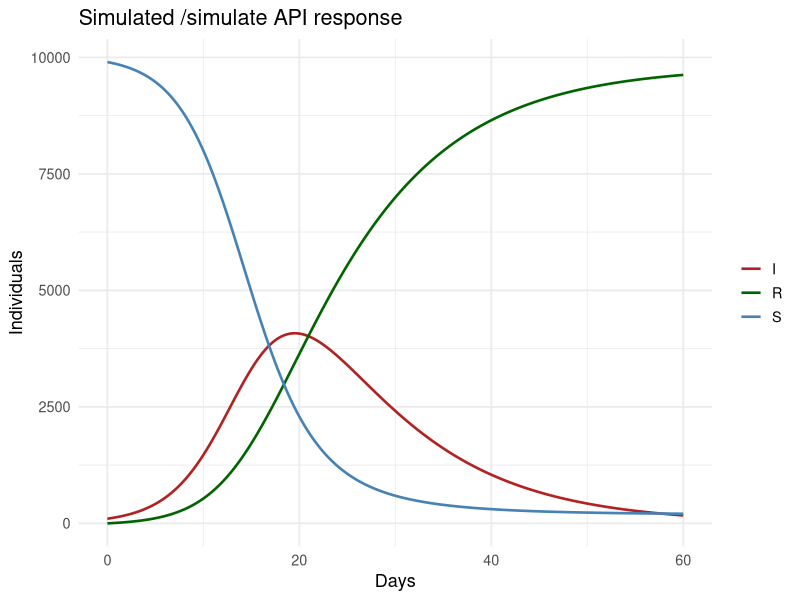

Write R code to recreate this figure.
## ---- chunk 1
#| label: api-contract-demo
#| fig-cap: "Simulated API response: SIR trajectory for beta=0.4, gamma=0.1, 60 days. This is what /simulate returns as a JSON array."

library(ggplot2)
library(tidyr)

# Reproduce what the /simulate endpoint computes
sir_euler <- function(S0, I0, beta, gamma, days, dt = 0.1) {
  N <- S0 + I0
  steps <- round(days / dt)
  out <- data.frame(time = numeric(steps + 1),
                    S = numeric(steps + 1),
                    I = numeric(steps + 1),
                    R = numeric(steps + 1))
  S <- S0; I <- I0; R <- 0
  out[1, ] <- c(0, S, I, R)
  for (i in seq_len(steps)) {
    inf <- beta * S * I / N * dt
    rec <- gamma * I * dt
    S <- S - inf; I <- I + inf - rec; R <- R + rec
    out[i + 1, ] <- c(i * dt, S, I, R)
  }
  out
}

traj <- sir_euler(9900, 100, beta = 0.4, gamma = 0.1, days = 60)
cat(sprintf("R0 = %.2f | peak I = %.0f on day %.0f\n",
            0.4 / 0.1, max(traj$I),
            traj$time[which.max(traj$I)]))

traj_long <- pivot_longer(traj, c(S, I, R),
                          names_to = "compartment",
                          values_to = "count")
ggplot(traj_long, aes(time, count, colour = compartment)) +
  geom_line(linewidth = 0.9) +
  scale_colour_manual(values = c(S = "steelblue",
                                 I = "firebrick",
                                 R = "darkgreen")) +
  labs(x = "Days", y = "Individuals", colour = NULL,
       title = "Simulated /simulate API response") +
  theme_minimal(base_size = 13)
